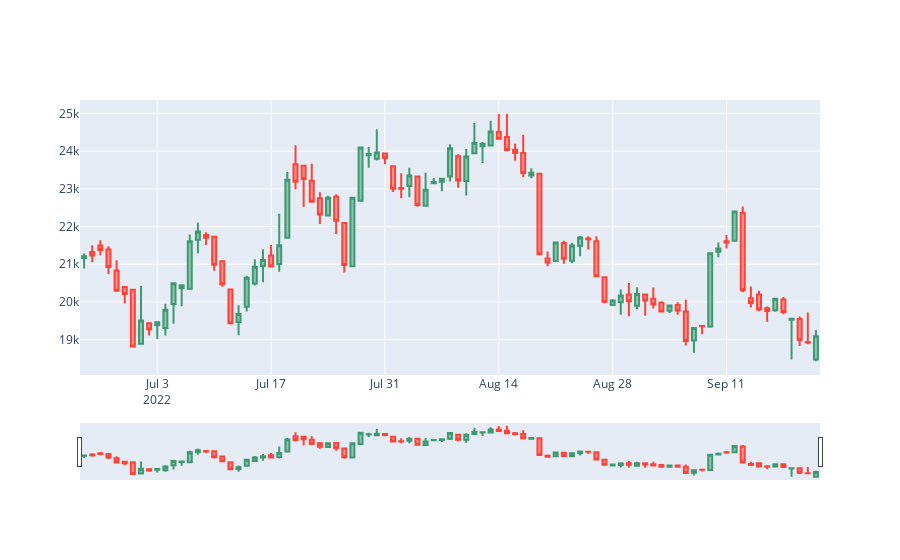

Notebook code cell kept with this figure:
### Markdown cell above
Let's make a first candlestick graph:

### Code cell
fig = go.Figure(data=[go.Candlestick(x=candlestick_data['date'],
                open=candlestick_data['Price']['first'], 
                high=candlestick_data['Price']['max'],
                low=candlestick_data['Price']['min'], 
                close=candlestick_data['Price']['last'])])

fig.show()
